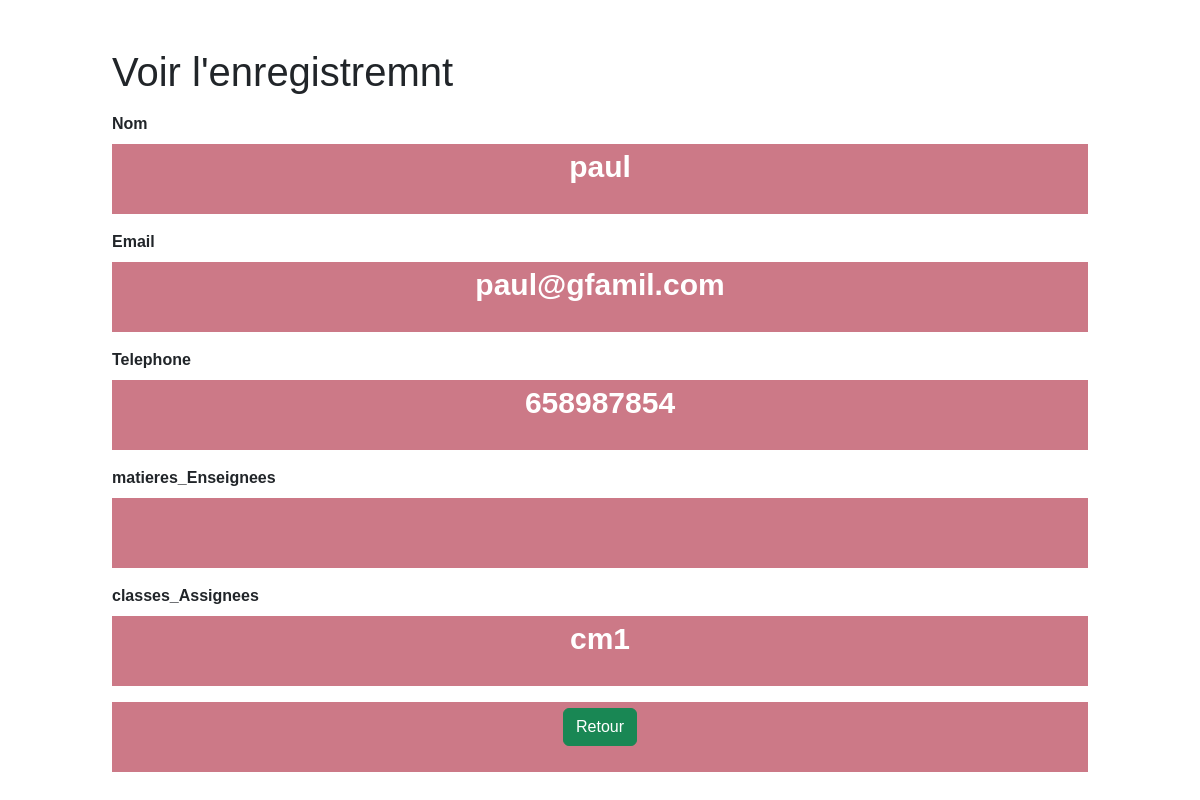
The page /page/enseignant/read.php?id=2 on the database its author committed.
### tables this page shows
CREATE TABLE IF NOT EXISTS `enseignant` (
  `id` int NOT NULL AUTO_INCREMENT,
  `nom` varchar(255) NOT NULL,
  `email` varchar(255) DEFAULT NULL,
  `telephone` varchar(255) DEFAULT NULL,
  `matieres_Enseignees` varchar(255) NOT NULL,
  `classes_Assignees` varchar(255) NOT NULL,
  PRIMARY KEY (`id`)
);

### page/enseignant/read.php (the view, shortened to what this page needs)
<?php
if(isset($_GET["id"]) && !empty(trim($_GET["id"]))){
    require_once "../../config/config.php";
    $sql = "SELECT * FROM enseignant WHERE id = ?";
    if($stmt = mysqli_prepare($link, $sql)){
        mysqli_stmt_bind_param($stmt, "i", $param_id);
        if(mysqli_stmt_execute($stmt)){
            $result = mysqli_stmt_get_result($stmt);
            if(mysqli_num_rows($result) == 1){
                $row = mysqli_fetch_array($result, MYSQLI_ASSOC);
            } else{
                header("location: error.php");
                exit();
            }
        } else{
            echo "Oops! une erreur est survenue.";
        }
    }
} else{
    header("location: error.php");
    exit();
}
?>
<!DOCTYPE html>
<html lang="en">
<head>
    <link rel="stylesheet" href="../ex_style/css/bootstrap.min.css">
    <link rel="stylesheet" href="style.css">
</head>
<body>
<div class="wrapper">
        <div class="container-fluid">
            <div class="row">
                <div class="col-md-12">
                    <h1 class="mt-5 mb-3">Voir l'enregistremnt</h1>
                    <div class="form-group">
                        <label>Nom</label>
                        <p><b><?php echo $row["nom"]; ?></b></p>
                    </div>
                    <div class="form-group">
                        <label>Email</label>
                        <p><b><?php echo $row["email"]; ?></b></p>
                    </div>
                    <div class="form-group">
                        <label>Telephone</label>
                        <p><b><?php echo $row["telephone"]; ?></b></p>
                    </div>
                    <div class="form-group">
                        <label>matieres_Enseignees</label>
                        <p><b><?php echo $row["matieres_Enseignees"]; ?></b></p>
                    </div>
                    <div class="form-group">
                        <label>classes_Assignees</label>
                        <p><b><?php echo $row["classes_Assignees"]; ?></b></p>
                    </div>
                    <p><a href="index.php" class="btn btn-success">Retour</a></p>
                </div>
            </div>
        </div>
    </div>
</body>
</html>

### page/enseignant/style.css (style rules this page uses)
body { font-family: Arial, sans-serif; }
label { display: block; margin-bottom: 8px; font-weight: bold; }
a { color: #4caf50; text-decoration: none; font-weight: bold; }

### page/enseignant/read.php (style rules this page uses)
.wrapper { width: 1000px; margin: 0 auto; }
p { color: #fff; background-color: rgb(204, 121, 135); height: 70px; width: auto; text-align: center; font-size: 30px }
.row { border-radius: solid 15px 0; }

### rows shown on the page
enseignant: nom "paul", email "paul@gfamil.com", telephone "658987854", classes_Assignees "cm1"
